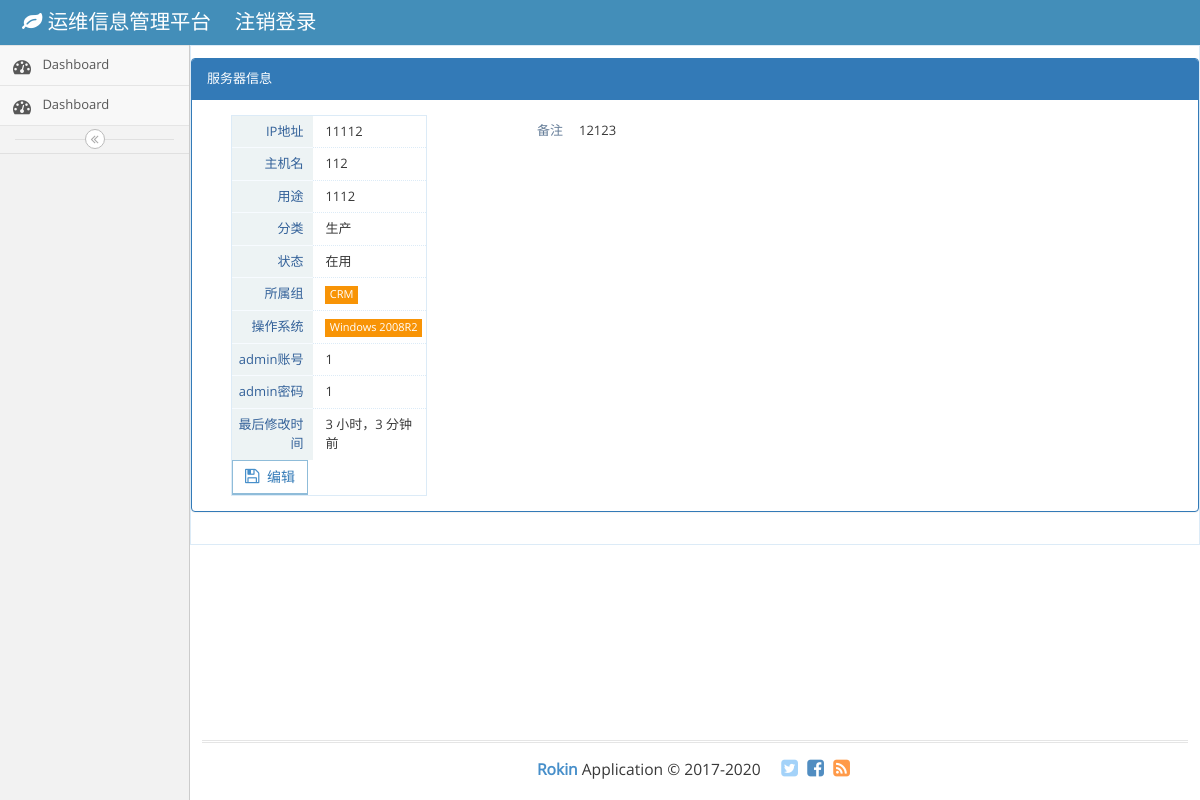
Screenshot of /post/3/ with the database file from the repository.
### app/models.py (models this page shows, shortened)
class Host(models.Model):
    ip = models.CharField(max_length=20)
    host_name = models.CharField(max_length=50)
    host_purpose = models.CharField(max_length=100, blank=True)
    host_status = models.ForeignKey(Host_status)
    Host_category = models.ForeignKey(HostCategorys)
    Host_group = models.ForeignKey(HostGroups)
    Host_operatingsystem = models.ForeignKey(OperatingSystems)
    admin_Account = models.CharField(max_length=50, blank=True)
    admin_password = models.CharField(max_length=50, blank=True)
    Host_body = models.TextField(max_length=1000, blank=True)
    created_time = models.DateTimeField(auto_now_add=True)
    modified_time = models.DateTimeField(auto_now_add=True)

class HostCategorys(models.Model):
    category = models.CharField(max_length=70)
    def __str__(self):
        return self.category

class Host_status(models.Model):
    status = models.CharField(max_length=10)
    def __str__(self):
        return self.status

class HostGroups(models.Model):
    group = models.CharField(max_length=70)
    def __str__(self):
        return self.group

class OperatingSystems(models.Model):
    operatingsystem = models.CharField(max_length=30)
    def __str__(self):
        return self.operatingsystem

### app/views.py (the view)
# urls.py: url(r'^post/(?P<pk>[0-9]+)/$', views.HostDetailView.as_view(), name='host_detail'),
class HostDetailView(DetailView):
    model = Host
    template_name = 'app/host_detail.html'
    context_object_name = 'post'

### templates/app/host_detail.html (shortened to what this page needs)
{% extends 'app/base.html' %}
{% load staticfiles %}
{% block main %}
    <div class="table-detail">
        <div class="row">
            <div class="panel panel-primary">
                <div class="panel-heading">服务器信息</div>
                <div class="panel-body">
                    <div class="col-xs-12 col-sm-3">
                        <div class="profile-user-info profile-user-info-striped">
                            <div class="profile-info-row">
                                <div class="profile-info-name"> IP地址</div>
                                <div class="profile-info-value">
                                    <span>{{ post.ip }}</span>
                                </div>
                            </div>
                            <div class="profile-info-row">
                                <div class="profile-info-name"> 主机名</div>
                                <div class="profile-info-value">
                                    <span>{{ post.host_name }}</span>
                                </div>
                            </div>
                            <div class="profile-info-row">
                                <div class="profile-info-name"> 用途</div>
                                <div class="profile-info-value">
                                    <span>{{ post.host_purpose }}</span>
                                </div>
                            </div>
                            <div class="profile-info-row">
                                <div class="profile-info-name"> 分类</div>
                                <div class="profile-info-value">
                                    <span>{{ post.Host_category }}</span>
                                </div>
                            </div>
                            <div class="profile-info-row">
                                <div class="profile-info-name"> 状态</div>
                                <div class="profile-info-value">
                                    <span>{{ post.host_status }}</span>
                                </div>
                            </div>
                            <div class="profile-info-row">
                                <div class="profile-info-name"> 所属组</div>
                                <div class="profile-info-value">
                                    <span class="label label-sm label-warning">{{ post.Host_group }}</span>
                                </div>
                            </div>
                                <div class="profile-info-row">
                                <div class="profile-info-name"> 操作系统</div>
                                <div class="profile-info-value">
                                    <span class="label label-sm label-warning">{{ post.Host_operatingsystem }}</span>
                                </div>
                            </div>
                            <div class="profile-info-row">
                                <div class="profile-info-name"> admin账号</div>
                                <div class="profile-info-value">
                                    <span>{{ post.admin_Account }}</span>
                                </div>
                            </div>
                            <div class="profile-info-row">
                                <div class="profile-info-name"> admin密码</div>
                                <div class="profile-info-value">
                                    <span>{{ post.admin_password }}</span>
                                </div>
                            </div>
                            <div class="profile-info-row">
                                <div class="profile-info-name"> 最后修改时间</div>
                                <div class="profile-info-value">
                                    <span>{{ post.modified_time|timesince }} 前</span>
                                </div>
                            </div>
                            <button type="submit" class="btn btn-white btn-info btn-bold">
                                <i class="ace-icon fa fa-floppy-o bigger-120 blue"></i>
                                <a href="{% url 'app:host_edit' pk=post.pk %}">编辑</a>
                            </button>
                        </div>
                    </div>
                    <div class="col-xs-12 col-lg-6">
                        <div>
                            <div class="profile-info-row">
                                <div class="profile-info-name"> 备注</div>
                                <div class="profile-info-value">
                                    <span>{{ post.Host_body }}</span>
                                </div>
                            </div>
                        </div>
                    </div>
                </div>
            </div>
        </div>
    </div>
{% endblock main %}

### rows the page displays
Host: ip "11112", host_name "112", host_purpose "1112", Host_category "生产", host_status "在用", Host_group "CRM", Host_operatingsystem "Windows 2008R2", admin_Account "1", admin_password "1", modified_time "3 小时，3 分钟", Host_body "12123"
